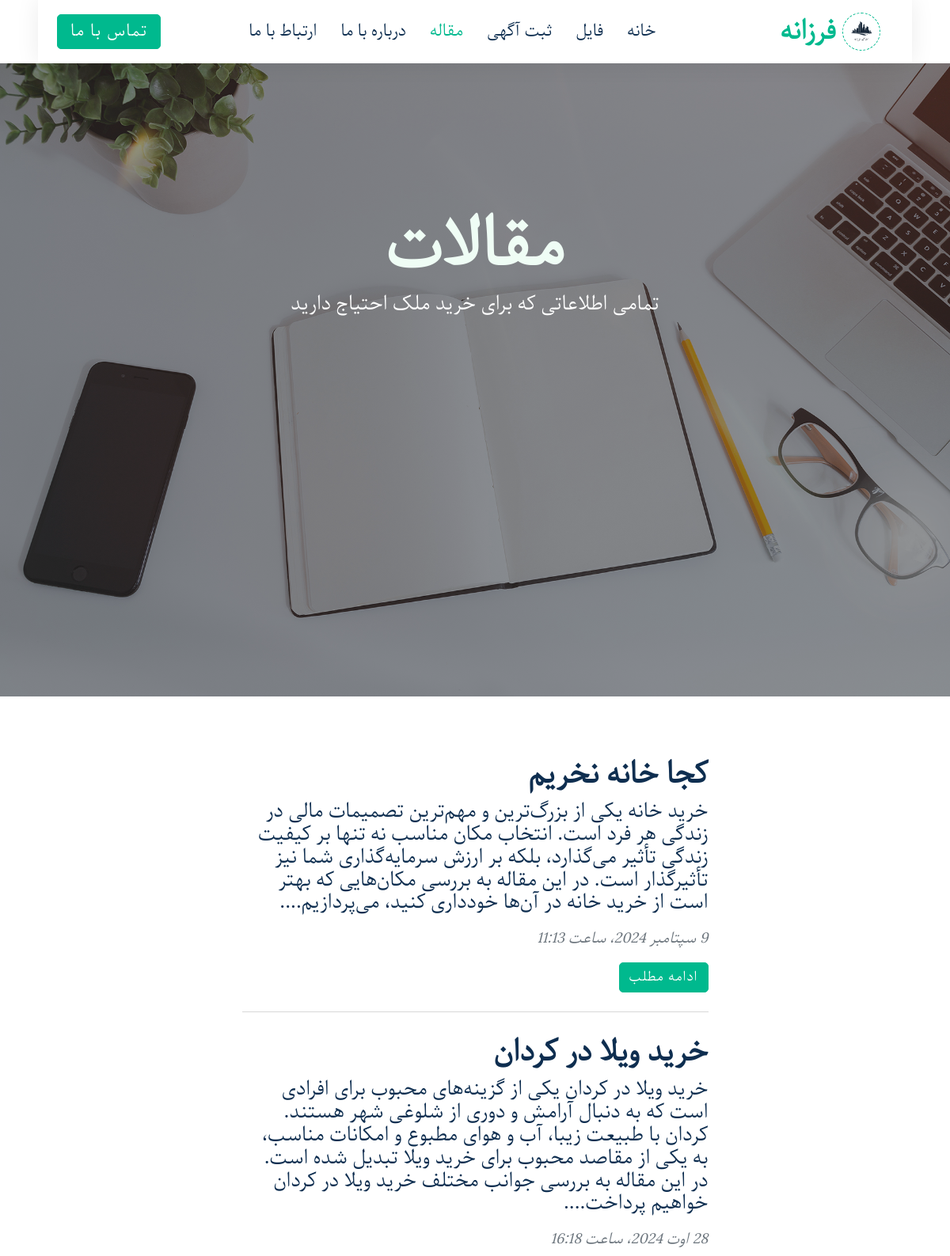
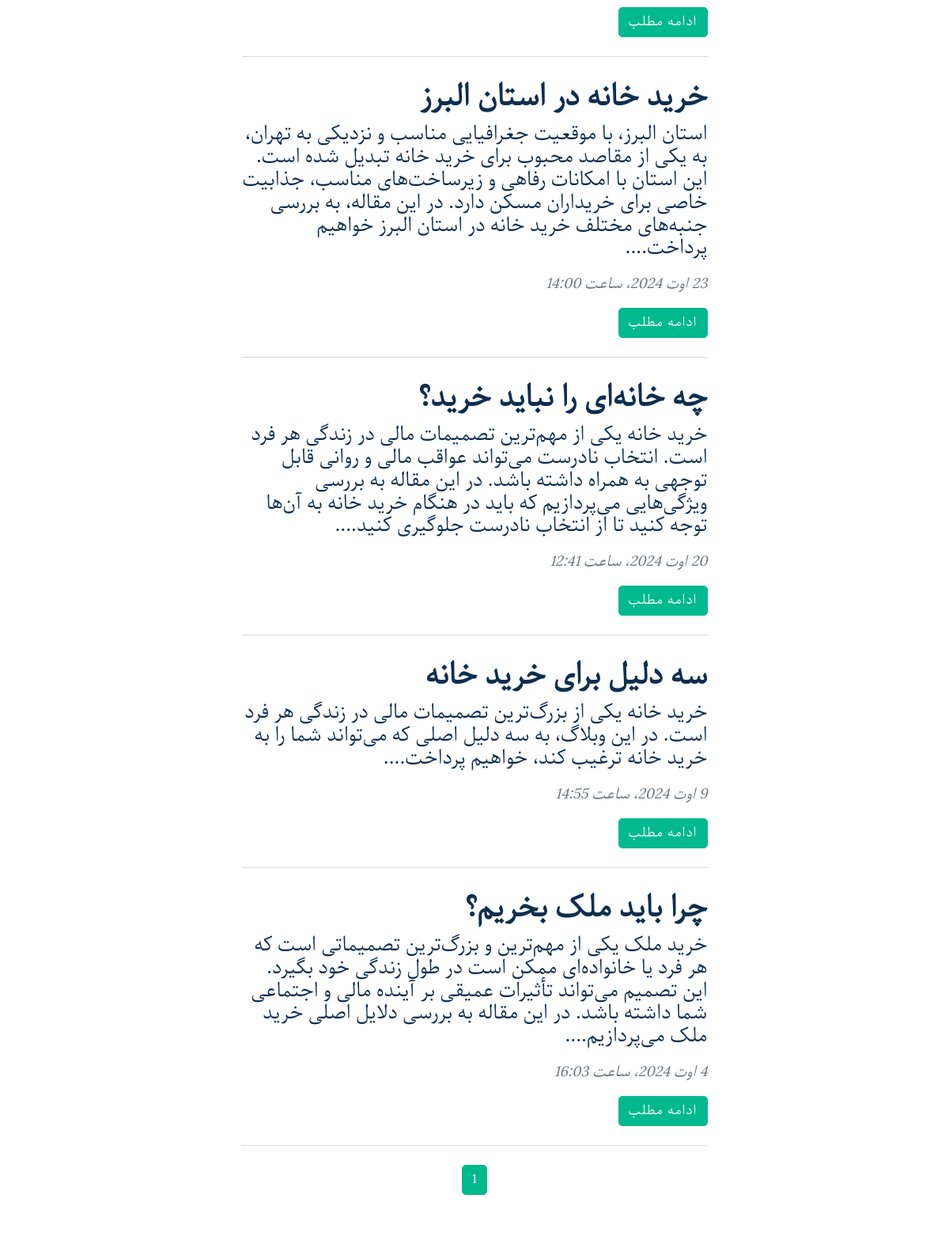
The app's page /blogs/ (upper part) with its own data (2 pictures, top to bottom).
### Home/models.py (models this page shows, shortened)
class Header(models.Model):
    site_name = models.CharField(max_length=200, verbose_name='نام سایت')
    site_logo = models.ImageField(upload_to='logo/', verbose_name='عکس')
    is_main = models.BooleanField(default=True)
    class Meta:
        verbose_name = 'نام سایت'
        verbose_name_plural = 'نام سایت'

### Blog/models.py (models this page shows, shortened)
class Article(models.Model):
    title = models.CharField(max_length=300, verbose_name='عنوان مقاله')
    title_2 = models.CharField(max_length=300, unique=True, verbose_name='عنوان انگلیسی')
    slug = models.SlugField(max_length=400, db_index=True, allow_unicode=True, verbose_name='عنوان url', editable=False)
    image = models.ImageField(upload_to='images/articles', verbose_name='تصویر مقاله')
    short_description = models.TextField(verbose_name='توضیحات کوتاه')
    is_active = models.BooleanField(default=True, verbose_name='فعال / غیرفعال')
    create_date = models.DateTimeField(auto_now_add=True, editable=False, verbose_name='تاریخ ثبت')
    author = models.ForeignKey("User.User", on_delete=models.CASCADE, verbose_name='نویسنده', null=True, editable=False)
    class Meta:
        verbose_name = 'مقاله'
        verbose_name_plural = 'مقالات'
        ordering = ('id',)

### Blog/views.py (the view)
# urls.py: path('blogs/', ArticlesListView.as_view(), name='article_page'),
class ArticlesListView(ListView):
    model = Article
    paginate_by = 9
    template_name = 'Blog/blog.html'
    context_object_name = 'articles'
    ordering = ('-id',)
    def get_context_data(self, *args, **kwargs):
        context = super(ArticlesListView, self).get_context_data(*args, **kwargs)
        context['header'] = Header.objects.filter(is_main=True).first()
        context['footer'] = Footer.objects.filter(is_main=True).first()
        return context
    def get_queryset(self):
        query = super(ArticlesListView, self).get_queryset()
        query = query.filter(is_active=True)
        return query

### Blog/templates/Blog/blog.html (shortened to what this page needs)
{% load static %}
{% load thumbnail %}
{% load jalali_tags %}
<!DOCTYPE html>
<html lang="fa-IR" dir="rtl">
<head>
    <link href="{% static 'font/all.min.css' %}" rel="stylesheet">
    <link href="{% static 'css/bootstrap-icons.css' %}" rel="stylesheet">
    <link href="{% static 'lib/animate/animate.min.css' %}" rel="stylesheet">
    <link rel="stylesheet" href="{% static 'css/blog.css' %}">
    <link href="{% static 'css/bootstrap.min.css' %}" rel="stylesheet">
    <link href="{% static 'css/style.css' %}" rel="stylesheet">
</head>
<body>
<div class="container-xxl bg-white p-0">
    <div class="container-fluid nav-bar bg-transparent mt-0">
        <nav class="navbar navbar-expand-lg bg-white navbar-light py-0 px-4">
            <a href="{% url 'home_page' %}" class="navbar-brand d-flex align-items-center text-center">
                <div class="icon p-2 ms-2">
                    <img class="img-fluid" src="{{ header.site_logo.url }}" alt="Icon"
                         style="width: 30px; height: 30px;">
                </div>
                <strong class="m-0 fs-2 text-primary">{{ header.site_name }}</strong>
            </a>
            <div class="collapse navbar-collapse" id="navbarCollapse">
                <div class="navbar-nav mx-auto">
                    <a href="{% url 'home_page' %}" class="nav-item fs-5 nav-link">خانه</a>
                    <a href="{% url 'home_page' %}#property-list" class="nav-item fs-5 nav-link">فایل</a>
                    <a href="{% url 'add_phone_number' %}" class="nav-item fs-5 nav-link">ثبت آگهی</a>
                    <a href="#articles" class="nav-item fs-5 nav-link active">مقاله</a>
                    <a href="{% url 'home_page' %}#about" class="nav-item fs-5 nav-link">درباره با ما</a>
                    <a href="#contact-us" class="nav-item fs-5 nav-link">ارتباط با ما</a>
                </div>
                <a href="tel:{{ footer.phone }}" class="btn btn-primary px-3 d-flex fs-5 d-none d-lg-flex">تماس با
                    ما</a>
            </div>
        </nav>
    </div>
    <header class="masthead" style="background-image: url('{% static '/img/blog/home-bg.jpg' %}')">
        <div class="container position-relative px-4 px-lg-5">
            <div class="row gx-4 gx-lg-5 justify-content-center">
                <div class="col-md-10 col-lg-8 col-xl-7">
                    <div class="site-heading">
                        <h1 class="text-light">مقالات</h1>
                        <span class="subheading">تمامی اطلاعاتی که برای خرید ملک احتیاج دارید</span>
                    </div>
                </div>
            </div>
        </div>
    </header>
    <div class="container px-4 px-lg-5" id="articles">
        <div class="row gx-4 gx-lg-5 justify-content-center">
            <div class="col-md-10 col-lg-8 col-xl-7">
                {% for article in articles %}
                    <div class="post-preview">
                        <a href="{% url 'articles_detail' slug=article.slug %}">
                            <h3 class="post-title">{{ article.title }}</h3>
                            <h4 class="post-subtitle">{{ article.short_description }}...</h4>
                        </a>
                        <p class="post-meta pt-2">
                            {{ article.create_date| to_jalali:'%y/%m/%d' }}<br>
                        </p>
                        <a class="btn btn-primary" href="{% url 'articles_detail' slug=article.slug %}">ادامه مطلب</a>
                    </div>
                    <hr class="my-4"/>
                {% endfor %}
                <nav aria-label="pagination navigation">
                    <ul class="pagination justify-content-center" dir="ltr">
                        {% for pageNumber in paginator.page_range %}
                            <li class="page-item{% if page_obj.number == pageNumber %} active {% endif %}">
                                <a class="page-link" href="?page={{ pageNumber }}#articles">
                                    {{ pageNumber }}
                                </a>
                            </li>
                        {% endfor %}
                    </ul>
                </nav>
            </div>
        </div>
    </div>
</div>
</body>
</html>

### static/css/style.css (style rules this page uses)
:root { --primary: #00B98E; --secondary: #FF6922; --light: #EFFDF5; --dark: #0E2E50; }
html, body { scroll-behavior: smooth !important; font-family: pari, sans-serif !important; }
.btn { transition: .5s; }
.btn.btn-primary, .btn.btn-secondary { color: #FFFFFF; }
.nav-bar { position: relative; margin-top: 45px; padding: 0 3rem; transition: .5s; z-index: 9999; }
.navbar { box-shadow: 0 0 30px rgba(0, 0, 0, .08); }
.navbar-light .navbar-nav .nav-link { margin-right: 30px; padding: 25px 0; color: #FFFFFF; font-size: 15px; text-transform: uppercase; outline: none; }
.navbar-light .navbar-nav .nav-link:hover, .navbar-light .navbar-nav .nav-link.active { color: var(--primary); }
.navbar-light .navbar-brand { height: 75px; }
.navbar-light .navbar-nav .nav-link { color: var(--dark); font-weight: 500; }
.icon { padding: 15px; display: inline-flex; align-items: center; justify-content: center; background: #FFFFFF !important; border-radius: 50px; border: 1px dashed var(--primary) !important; }

### records on screen
Header: site_logo (picture), site_name "فرزانه"
Article: title "کجا خانه نخریم", short_description "خرید خانه یکی از بزرگ‌ترین و مهم‌ترین تصمیمات مالی در زندگی هر فرد است. انتخاب مکان مناسب نه تنها بر کیفیت زندگی تأثیر می‌گذارد، بلکه بر ارزش سرمایه‌گذاری شما نیز تأثیرگذار است. در این مقاله به بررسی مکان‌هایی که بهتر است از خرید خانه در آن‌ها خودداری کنید، می‌پردازیم.", create_date|to_jalali "9 سپتامبر 2024، ساعت 11:13"
Article: title "خرید ویلا در کردان", short_description "خرید ویلا در کردان یکی از گزینه‌های محبوب برای افرادی است که به دنبال آرامش و دوری از شلوغی شهر هستند. کردان با طبیعت زیبا، آب و هوای مطبوع و امکانات مناسب، به یکی از مقاصد محبوب برای خرید ویلا تبدیل شده است. در این مقاله به بررسی جوانب مختلف خرید ویلا در کردان خواهیم پرداخت.", create_date|to_jalali "28 اوت 2024، ساعت 16:18"
Article: title "خرید خانه در استان البرز", short_description "استان البرز، با موقعیت جغرافیایی مناسب و نزدیکی به تهران، به یکی از مقاصد محبوب برای خرید خانه تبدیل شده است. این استان با امکانات رفاهی و زیرساخت‌های مناسب، جذابیت خاصی برای خریداران مسکن دارد. در این مقاله، به بررسی جنبه‌های مختلف خرید خانه در استان البرز خواهیم پرداخت.", create_date|to_jalali "23 اوت 2024، ساعت 14:00"
Article: title "چه خانه‌ای را نباید خرید؟", short_description "خرید خانه یکی از مهم‌ترین تصمیمات مالی در زندگی هر فرد است. انتخاب نادرست می‌تواند عواقب مالی و روانی قابل توجهی به همراه داشته باشد. در این مقاله به بررسی ویژگی‌هایی می‌پردازیم که باید در هنگام خرید خانه به آن‌ها توجه کنید تا از انتخاب نادرست جلوگیری کنید.", create_date|to_jalali "20 اوت 2024، ساعت 12:41"
Article: title "سه دلیل برای خرید خانه", short_description "خرید خانه یکی از بزرگ‌ترین تصمیمات مالی در زندگی هر فرد است. در این وبلاگ، به سه دلیل اصلی که می‌تواند شما را به خرید خانه ترغیب کند، خواهیم پرداخت.", create_date|to_jalali "9 اوت 2024، ساعت 14:55"
Article: title "چرا باید ملک بخریم؟", short_description "خرید ملک یکی از مهم‌ترین و بزرگ‌ترین تصمیماتی است که هر فرد یا خانواده‌ای ممکن است در طول زندگی خود بگیرد. این تصمیم می‌تواند تأثیرات عمیقی بر آینده مالی و اجتماعی شما داشته باشد. در این مقاله به بررسی دلایل اصلی خرید ملک می‌پردازیم.", create_date|to_jalali "4 اوت 2024، ساعت 16:03"

### other values on screen
{{ pageNumber }} "1"
